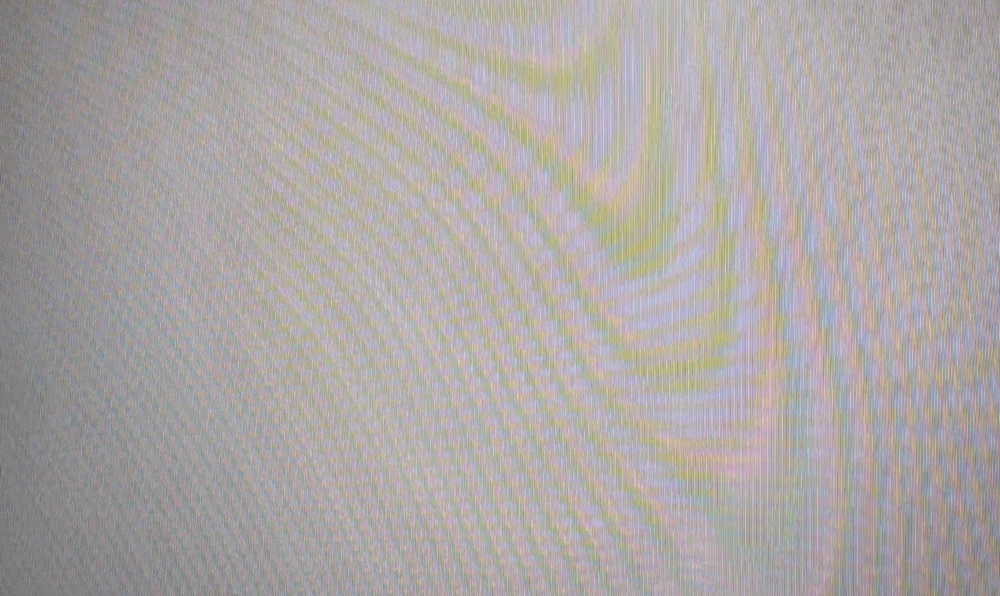
#> input picture MoireScape/more_layer_segmentation/xiaomi10_labtv_219.jpg, 1000 x 596 px, shrunk from 1632 x 972 before the run
$ python moirelayer.py
#> lines starting #> are read from the running program, lines starting #| are printed output that depends on the picture
# import cv2
import os
from PIL import Image,ImageFilter, ImageOps
import shutil

ori_path = 'xiaomi10_labtv_219.jpg'
output_path = 'segmented.jpg'
img = Image.open(ori_path)
#> img is the input picture: PIL image 1000x596 RGB; mean R, G, B 172, 166.3, 165.4

# https://pythontic.com/image-processing/pillow/edge-detection
# Like the other image filter implementations provided
# by Pillow, edge detection filter as well is implemented
# using a convolution of a specific kernel onto the image.
# The convolution matrix used by pillow for the edge detection
# is given by:
#  (-1, -1, -1,
#   -1,  8, -1,
#   -1, -1, -1)

edge_filter = ImageFilter.FIND_EDGES # kernel for conv
temp_img = img.filter(edge_filter) # start filtering
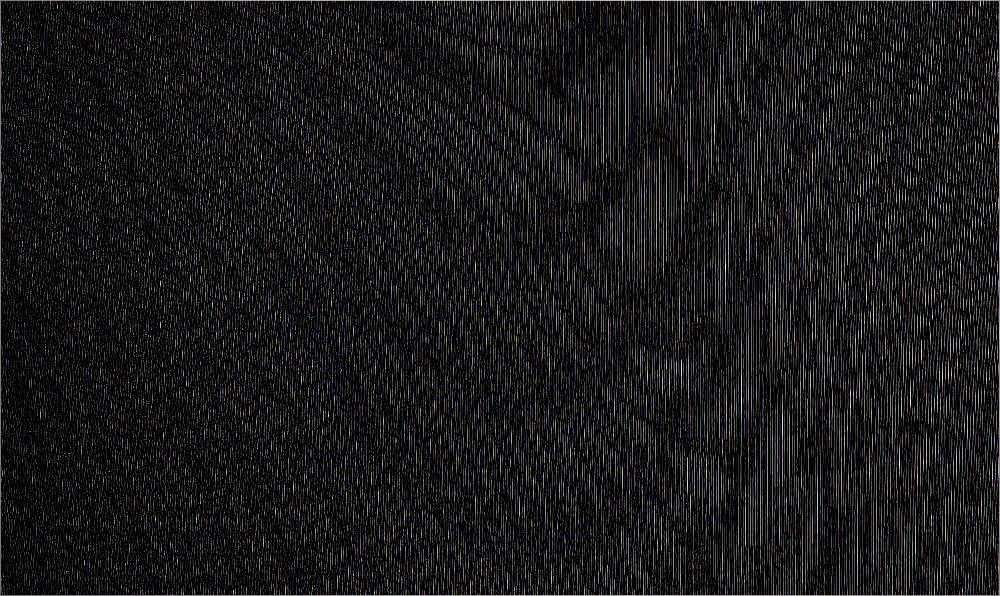
#> temp_img: PIL image 1000x596 RGB; mean R, G, B 25.3, 25.2, 25.5

# convert and invert the image
convrt_img = temp_img.convert('L')
img_output = ImageOps.invert(convrt_img)
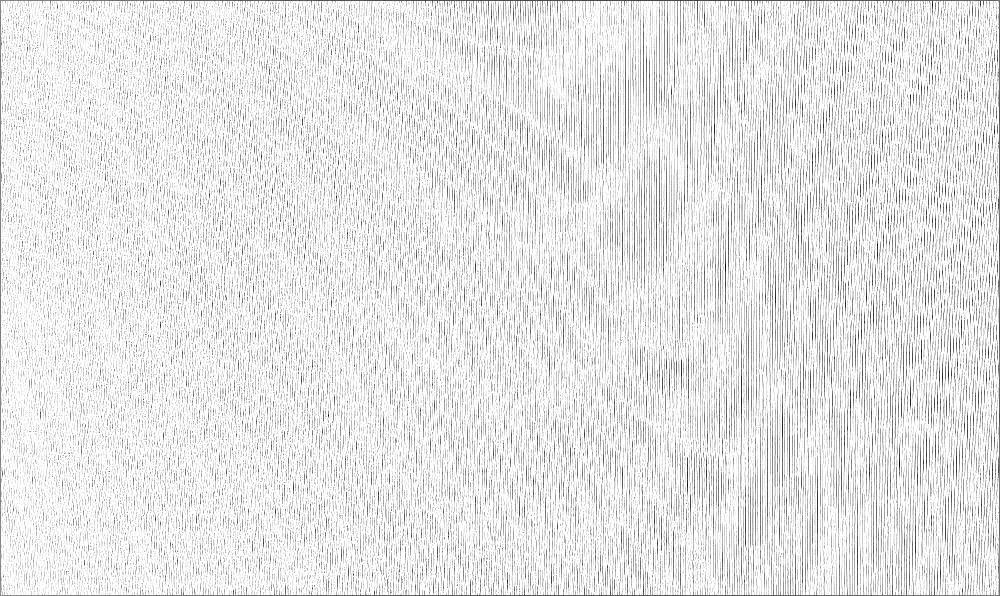
#> img_output: PIL image 1000x596 L; min 0, max 255, mean 229.7

img_output.save(output_path)
